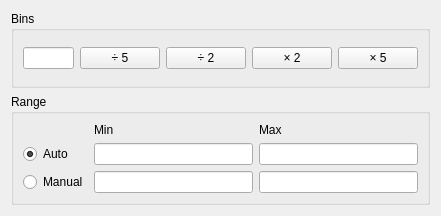
<?xml version="1.0" encoding="UTF-8"?>
<ui version="4.0">
 <class>DirstibutionPlotOptionsEdit</class>
 <widget class="QWidget" name="DirstibutionPlotOptionsEdit">
  <property name="geometry">
   <rect>
    <x>0</x>
    <y>0</y>
    <width>441</width>
    <height>216</height>
   </rect>
  </property>
  <property name="windowTitle">
   <string>Form</string>
  </property>
  <layout class="QVBoxLayout" name="verticalLayout">
   <item>
    <widget class="QGroupBox" name="groupBox_2">
     <property name="title">
      <string>Bins</string>
     </property>
     <layout class="QHBoxLayout" name="horizontalLayout">
      <item>
       <widget class="IntLineEdit" name="bins"/>
      </item>
      <item>
       <widget class="QPushButton" name="div5">
        <property name="text">
         <string>÷ 5</string>
        </property>
       </widget>
      </item>
      <item>
       <widget class="QPushButton" name="div2">
        <property name="text">
         <string>÷ 2</string>
        </property>
       </widget>
      </item>
      <item>
       <widget class="QPushButton" name="mul2">
        <property name="text">
         <string>× 2</string>
        </property>
       </widget>
      </item>
      <item>
       <widget class="QPushButton" name="mul5">
        <property name="text">
         <string>× 5</string>
        </property>
       </widget>
      </item>
     </layout>
    </widget>
   </item>
   <item>
    <widget class="QGroupBox" name="groupBox">
     <property name="title">
      <string>Range</string>
     </property>
     <layout class="QGridLayout" name="gridLayout">
      <item row="0" column="1">
       <widget class="QLabel" name="label">
        <property name="text">
         <string>Min</string>
        </property>
       </widget>
      </item>
      <item row="0" column="2">
       <widget class="QLabel" name="label_2">
        <property name="text">
         <string>Max</string>
        </property>
       </widget>
      </item>
      <item row="1" column="0">
       <widget class="QRadioButton" name="autoRange">
        <property name="text">
         <string>Auto</string>
        </property>
        <property name="checked">
         <bool>true</bool>
        </property>
       </widget>
      </item>
      <item row="1" column="1">
       <widget class="DoubleLineEdit" name="minAuto">
        <property name="readOnly">
         <bool>true</bool>
        </property>
       </widget>
      </item>
      <item row="1" column="2">
       <widget class="DoubleLineEdit" name="maxAuto">
        <property name="readOnly">
         <bool>true</bool>
        </property>
       </widget>
      </item>
      <item row="2" column="0">
       <widget class="QRadioButton" name="manualRange">
        <property name="text">
         <string>Manual</string>
        </property>
       </widget>
      </item>
      <item row="2" column="1">
       <widget class="DoubleLineEdit" name="minManual"/>
      </item>
      <item row="2" column="2">
       <widget class="DoubleLineEdit" name="maxManual"/>
      </item>
     </layout>
    </widget>
   </item>
  </layout>
 </widget>
 <customwidgets>
  <customwidget>
   <class>IntLineEdit</class>
   <extends>QLineEdit</extends>
   <header>intlineedit.h</header>
  </customwidget>
  <customwidget>
   <class>DoubleLineEdit</class>
   <extends>QLineEdit</extends>
   <header>doublelineedit.h</header>
  </customwidget>
 </customwidgets>
 <resources/>
 <connections/>
</ui>
